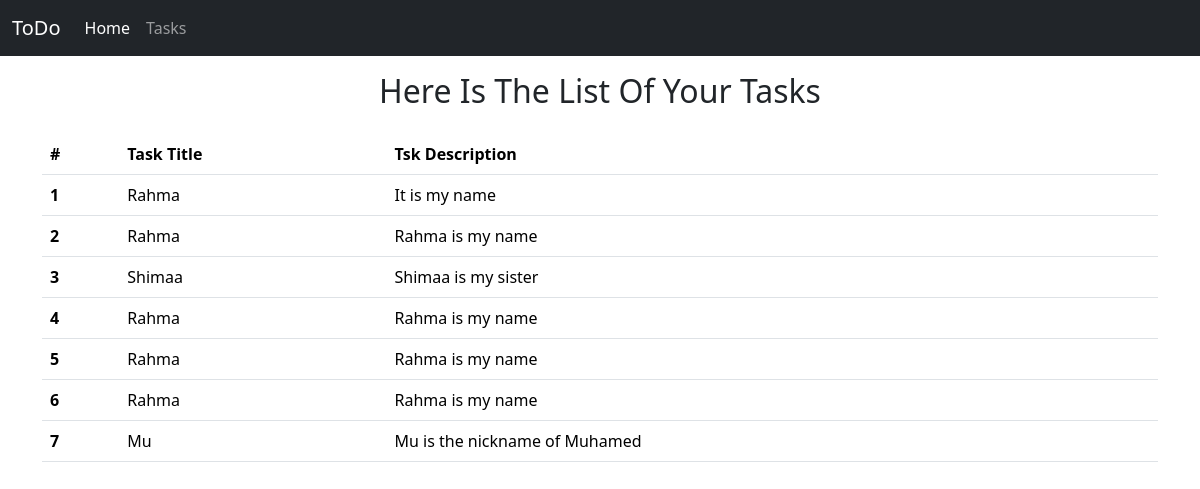
The page /tasks on the database its author committed.
### home/models.py (models this page shows)
class Task(models.Model):
    taskTitle = models.CharField(max_length=100)
    taskDesc = models.TextField()
    time = models.DateTimeField(default=timezone.now)  # Set a default value

### home/views.py (the view)
# urls.py: path('tasks', tasks, name='tasks'),
def tasks(request):
    allTasks = Task.objects.all()
    context = {'tasks' : allTasks}
    return render(request, 'tasks.html', context)

### templates/tasks.html (shortened to what this page needs)
<!DOCTYPE html>
<html lang="en">
<head>
    <link href="https://cdn.jsdelivr.net/npm/bootstrap@5.3.2/dist/css/bootstrap.min.css" rel="stylesheet">
</head>
<body>
    <nav class="navbar navbar-expand-lg bg-dark navbar-dark">
        <div class="container-fluid">
          <a class="navbar-brand" href="/">ToDo</a>
          <div class="collapse navbar-collapse" id="navbarSupportedContent">
            <ul class="navbar-nav me-auto mb-2 mb-lg-0">
              <li class="nav-item">
                <a class="nav-link active" aria-current="page" href="/">Home</a>
              </li>
              <li class="nav-item">
                <a class="nav-link" href="/tasks">Tasks</a>
            </ul>
          </div>
        </div>
      </nav>
        <div class="container">
            <h2 class="text-center py-3">Here Is The List Of Your Tasks</h2>
    <table class="table">
        <thead>
          <tr>
            <th scope="col">#</th>
            <th scope="col">Task Title</th>
            <th scope="col">Tsk Description</th>
          </tr>
        </thead>
        <tbody>
          {% for task in tasks %}
          <tr>
            <th scope="row">{{forloop.counter}}</th>
            <td>{{task.taskTitle}}</td>
            <td>{{task.taskDesc}}</td>
          </tr>
          {% endfor %}
        </tbody>
      </table>
      </div>
</body>
</html>

### rows shown on the page
Task: taskTitle "Rahma", taskDesc "It is my name"
Task: taskTitle "Rahma", taskDesc "Rahma is my name"
Task: taskTitle "Shimaa", taskDesc "Shimaa is my sister"
Task: taskTitle "Rahma", taskDesc "Rahma is my name"
Task: taskTitle "Rahma", taskDesc "Rahma is my name"
Task: taskTitle "Rahma", taskDesc "Rahma is my name"
Task: taskTitle "Mu", taskDesc "Mu is the nickname of Muhamed"
